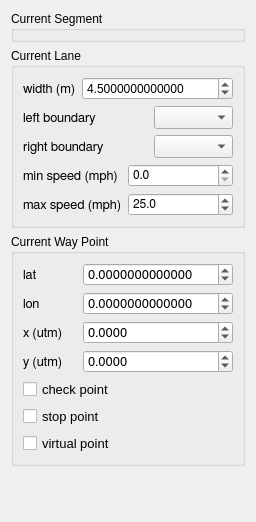
       <widget class="QWidget" name="roadTab">
        <property name="geometry">
         <rect>
          <x>0</x>
          <y>0</y>
          <width>240</width>
          <height>522</height>
         </rect>
        </property>
        <property name="maximumSize">
         <size>
          <width>240</width>
          <height>16777215</height>
         </size>
        </property>
        <attribute name="label">
         <string>Road</string>
        </attribute>
        <layout class="QGridLayout" name="gridLayout_11">
         <item row="1" column="0">
          <widget class="QGroupBox" name="laneBox">
           <property name="maximumSize">
            <size>
             <width>240</width>
             <height>16777215</height>
            </size>
           </property>
           <property name="title">
            <string>Current Lane</string>
           </property>
           <layout class="QGridLayout" name="gridLayout">
            <item row="0" column="0">
             <widget class="QLabel" name="label_laneWidth">
              <property name="font">
               <font>
                <family>FreeSans</family>
                <pointsize>10</pointsize>
               </font>
              </property>
              <property name="text">
               <string>width (m)</string>
              </property>
             </widget>
            </item>
            <item row="0" column="1" colspan="3">
             <widget class="QDoubleSpinBox" name="laneWidth">
              <property name="font">
               <font>
                <pointsize>9</pointsize>
               </font>
              </property>
              <property name="specialValueText">
               <string/>
              </property>
              <property name="decimals">
               <number>13</number>
              </property>
              <property name="value">
               <double>4.500000000000000</double>
              </property>
             </widget>
            </item>
            <item row="1" column="0" colspan="2">
             <widget class="QLabel" name="label_leftBoundary">
              <property name="sizePolicy">
               <sizepolicy hsizetype="Minimum" vsizetype="Preferred">
                <horstretch>0</horstretch>
                <verstretch>0</verstretch>
               </sizepolicy>
              </property>
              <property name="font">
               <font>
                <family>FreeSans</family>
                <pointsize>10</pointsize>
               </font>
              </property>
              <property name="text">
               <string>left boundary</string>
              </property>
             </widget>
            </item>
            <item row="1" column="3">
             <widget class="QComboBox" name="leftBoundary">
              <property name="sizePolicy">
               <sizepolicy hsizetype="Minimum" vsizetype="Fixed">
                <horstretch>0</horstretch>
                <verstretch>0</verstretch>
               </sizepolicy>
              </property>
              <property name="font">
               <font>
                <pointsize>10</pointsize>
               </font>
              </property>
             </widget>
            </item>
            <item row="2" column="0" colspan="3">
             <widget class="QLabel" name="label_rightBoundary">
              <property name="sizePolicy">
               <sizepolicy hsizetype="Minimum" vsizetype="Preferred">
                <horstretch>0</horstretch>
                <verstretch>0</verstretch>
               </sizepolicy>
              </property>
              <property name="font">
               <font>
                <family>FreeSans</family>
                <pointsize>10</pointsize>
               </font>
              </property>
              <property name="text">
               <string>right boundary</string>
              </property>
             </widget>
            </item>
            <item row="2" column="3">
             <widget class="QComboBox" name="rightBoundary">
              <property name="sizePolicy">
               <sizepolicy hsizetype="Minimum" vsizetype="Fixed">
                <horstretch>0</horstretch>
                <verstretch>0</verstretch>
               </sizepolicy>
              </property>
              <property name="font">
               <font>
                <pointsize>10</pointsize>
               </font>
              </property>
             </widget>
            </item>
            <item row="3" column="0" colspan="2">
             <widget class="QLabel" name="label_laneMinSpeed">
              <property name="font">
               <font>
                <family>FreeSans</family>
                <pointsize>10</pointsize>
               </font>
              </property>
              <property name="text">
               <string>min speed (mph)</string>
              </property>
             </widget>
            </item>
            <item row="3" column="2" colspan="2">
             <widget class="QDoubleSpinBox" name="laneMinSpeed">
              <property name="font">
               <font>
                <family>FreeSans</family>
                <pointsize>9</pointsize>
               </font>
              </property>
              <property name="specialValueText">
               <string/>
              </property>
              <property name="decimals">
               <number>1</number>
              </property>
              <property name="maximum">
               <double>75.000000000000000</double>
              </property>
              <property name="value">
               <double>0.000000000000000</double>
              </property>
             </widget>
            </item>
            <item row="4" column="0" colspan="2">
             <widget class="QLabel" name="label_laneMaxSpeed">
              <property name="font">
               <font>
                <family>FreeSans</family>
                <pointsize>10</pointsize>
               </font>
              </property>
              <property name="text">
               <string>max speed (mph)</string>
              </property>
             </widget>
            </item>
            <item row="4" column="2" colspan="2">
             <widget class="QDoubleSpinBox" name="laneMaxSpeed">
              <property name="font">
               <font>
                <family>FreeSans</family>
                <pointsize>9</pointsize>
               </font>
              </property>
              <property name="specialValueText">
               <string/>
              </property>
              <property name="decimals">
               <number>1</number>
              </property>
              <property name="maximum">
               <double>75.000000000000000</double>
              </property>
              <property name="value">
               <double>25.000000000000000</double>
              </property>
             </widget>
            </item>
           </layout>
          </widget>
         </item>
         <item row="2" column="0">
          <widget class="QGroupBox" name="wayPointBox">
           <property name="maximumSize">
            <size>
             <width>240</width>
             <height>16777215</height>
            </size>
           </property>
           <property name="title">
            <string>Current Way Point</string>
           </property>
           <layout class="QVBoxLayout" name="verticalLayout">
            <item>
             <layout class="QGridLayout" name="_17">
              <item row="2" column="0">
               <widget class="QLabel" name="label_wpUtmX">
                <property name="font">
                 <font>
                  <family>FreeSans</family>
                  <pointsize>10</pointsize>
                 </font>
                </property>
                <property name="text">
                 <string>x (utm)</string>
                </property>
               </widget>
              </item>
              <item row="2" column="1">
               <widget class="QDoubleSpinBox" name="wpUtmX">
                <property name="font">
                 <font>
                  <family>FreeSans</family>
                  <pointsize>10</pointsize>
                 </font>
                </property>
                <property name="decimals">
                 <number>4</number>
                </property>
                <property name="minimum">
                 <double>-10000000000.000000000000000</double>
                </property>
                <property name="maximum">
                 <double>10000000000.000000000000000</double>
                </property>
               </widget>
              </item>
              <item row="0" column="1">
               <widget class="QDoubleSpinBox" name="wpLat">
                <property name="font">
                 <font>
                  <family>FreeSans</family>
                  <pointsize>10</pointsize>
                 </font>
                </property>
                <property name="frame">
                 <bool>true</bool>
                </property>
                <property name="decimals">
                 <number>13</number>
                </property>
                <property name="minimum">
                 <double>-180.000000000000000</double>
                </property>
                <property name="maximum">
                 <double>180.000000000000000</double>
                </property>
                <property name="singleStep">
                 <double>0.000000000100000</double>
                </property>
                <property name="value">
                 <double>0.000000000000000</double>
                </property>
               </widget>
              </item>
              <item row="0" column="0">
               <widget class="QLabel" name="label_wpLat">
                <property name="font">
                 <font>
                  <family>FreeSans</family>
                  <pointsize>10</pointsize>
                 </font>
                </property>
                <property name="text">
                 <string>lat</string>
                </property>
               </widget>
              </item>
              <item row="3" column="1">
               <widget class="QDoubleSpinBox" name="wpUtmY">
                <property name="font">
                 <font>
                  <family>FreeSans</family>
                  <pointsize>10</pointsize>
                 </font>
                </property>
                <property name="decimals">
                 <number>4</number>
                </property>
                <property name="minimum">
                 <double>-10000000000.000000000000000</double>
                </property>
                <property name="maximum">
                 <double>10000000000.000000000000000</double>
                </property>
               </widget>
              </item>
              <item row="1" column="1">
               <widget class="QDoubleSpinBox" name="wpLon">
                <property name="font">
                 <font>
                  <family>FreeSans</family>
                  <pointsize>10</pointsize>
                 </font>
                </property>
                <property name="decimals">
                 <number>13</number>
                </property>
                <property name="minimum">
                 <double>-180.000000000000000</double>
                </property>
                <property name="maximum">
                 <double>180.000000000000000</double>
                </property>
                <property name="singleStep">
                 <double>0.000000000100000</double>
                </property>
               </widget>
              </item>
              <item row="3" column="0">
               <widget class="QLabel" name="label_wpUtmY">
                <property name="font">
                 <font>
                  <family>FreeSans</family>
                  <pointsize>10</pointsize>
                 </font>
                </property>
                <property name="text">
                 <string>y (utm)</string>
                </property>
               </widget>
              </item>
              <item row="1" column="0">
               <widget class="QLabel" name="label_wpLon">
                <property name="font">
                 <font>
                  <family>FreeSans</family>
                  <pointsize>10</pointsize>
                 </font>
                </property>
                <property name="text">
                 <string>lon</string>
                </property>
               </widget>
              </item>
             </layout>
            </item>
            <item>
             <widget class="QCheckBox" name="wpCheckPoint">
              <property name="font">
               <font>
                <pointsize>10</pointsize>
               </font>
              </property>
              <property name="text">
               <string>check point</string>
              </property>
             </widget>
            </item>
            <item>
             <widget class="QCheckBox" name="wpStopPoint">
              <property name="font">
               <font>
                <pointsize>10</pointsize>
               </font>
              </property>
              <property name="text">
               <string>stop point</string>
              </property>
             </widget>
            </item>
            <item>
             <widget class="QCheckBox" name="wpVirtualPoint">
              <property name="font">
               <font>
                <pointsize>10</pointsize>
               </font>
              </property>
              <property name="text">
               <string>virtual point</string>
              </property>
             </widget>
            </item>
           </layout>
          </widget>
         </item>
         <item row="3" column="0">
          <spacer name="spacer">
           <property name="orientation">
            <enum>Qt::Vertical</enum>
           </property>
           <property name="sizeHint" stdset="0">
            <size>
             <width>20</width>
             <height>61</height>
            </size>
           </property>
          </spacer>
         </item>
         <item row="0" column="0">
          <widget class="QGroupBox" name="segmentBox">
           <property name="maximumSize">
            <size>
             <width>240</width>
             <height>16777215</height>
            </size>
           </property>
           <property name="title">
            <string>Current Segment</string>
           </property>
          </widget>
         </item>
        </layout>
       </widget>
